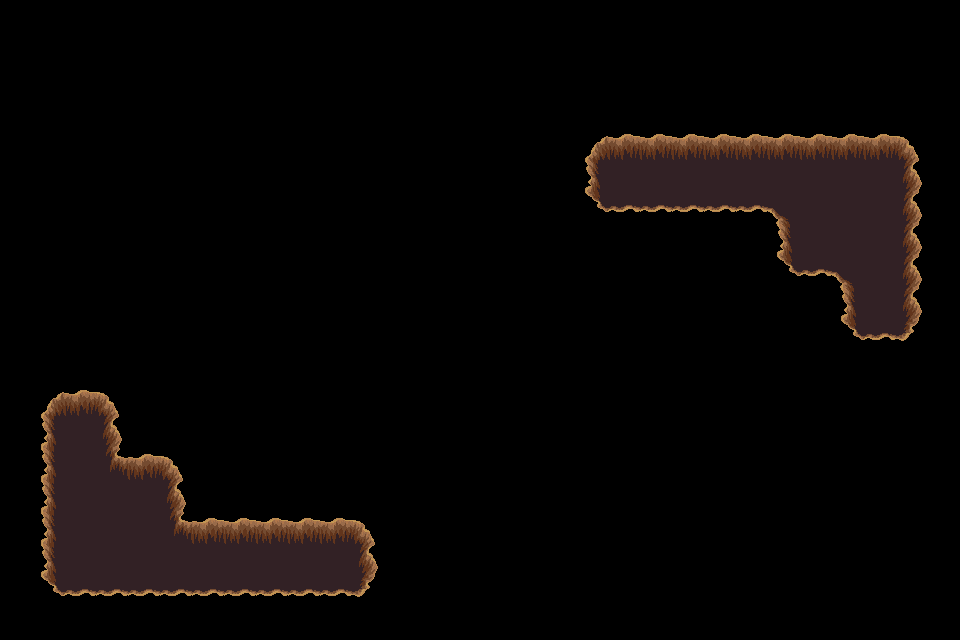

Tiled map render using the project's own tile images. Description and the whole map definition, tile-layer contents included, below:
An orthogonal 30x20 tile map with 32x32 px tiles, 1 tile layer (trou), 2 tilesets.

<map version="1.4" tiledversion="1.4.3" orientation="orthogonal" renderorder="right-down" width="30" height="20" tilewidth="32" tileheight="32" infinite="0" nextlayerid="9" nextobjectid="1">
 <tileset firstgid="1" source="../../dungeon_green.tsx" />
 <tileset firstgid="530" source="../../dungeon.tsx" />
 <layer id="8" name="trou" width="30" height="20">
  <data encoding="csv">
0,0,0,0,0,0,0,0,0,0,0,0,0,0,0,0,0,0,0,0,0,0,0,0,0,0,0,0,0,0,
0,0,0,0,0,0,0,0,0,0,0,0,0,0,0,0,0,0,0,0,0,0,0,0,0,0,0,0,0,0,
0,0,0,0,0,0,0,0,0,0,0,0,0,0,0,0,0,0,0,0,0,0,0,0,0,0,0,0,0,0,
0,0,0,0,0,0,0,0,0,0,0,0,0,0,0,0,0,0,0,0,0,0,0,0,0,0,0,0,0,0,
0,0,0,0,0,0,0,0,0,0,0,0,0,0,0,0,0,0,432,433,433,433,433,433,433,433,433,433,434,0,
0,0,0,0,0,0,0,0,0,0,0,0,0,0,0,0,0,0,455,456,456,456,456,456,456,456,456,456,457,0,
0,0,0,0,0,0,0,0,0,0,0,0,0,0,0,0,0,0,478,479,479,479,479,479,388,456,456,456,457,0,
0,0,0,0,0,0,0,0,0,0,0,0,0,0,0,0,0,0,0,0,0,0,0,0,455,456,456,456,457,0,
0,0,0,0,0,0,0,0,0,0,0,0,0,0,0,0,0,0,0,0,0,0,0,0,478,479,388,456,457,0,
0,0,0,0,0,0,0,0,0,0,0,0,0,0,0,0,0,0,0,0,0,0,0,0,0,0,455,456,457,0,
0,0,0,0,0,0,0,0,0,0,0,0,0,0,0,0,0,0,0,0,0,0,0,0,0,0,478,479,480,0,
0,0,0,0,0,0,0,0,0,0,0,0,0,0,0,0,0,0,0,0,0,0,0,0,0,0,0,0,0,0,
0,432,433,434,0,0,0,0,0,0,0,0,0,0,0,0,0,0,0,0,0,0,0,0,0,0,0,0,0,0,
0,455,456,457,0,0,0,0,0,0,0,0,0,0,0,0,0,0,0,0,0,0,0,0,0,0,0,0,0,0,
0,455,456,410,433,434,0,0,0,0,0,0,0,0,0,0,0,0,0,0,0,0,0,0,0,0,0,0,0,0,
0,455,456,456,456,457,0,0,0,0,0,0,0,0,0,0,0,0,0,0,0,0,0,0,0,0,0,0,0,0,
0,455,456,456,456,410,433,433,433,433,433,434,0,0,0,0,0,0,0,0,0,0,0,0,0,0,0,0,0,0,
0,455,456,456,456,456,456,456,456,456,456,457,0,0,0,0,0,0,0,0,0,0,0,0,0,0,0,0,0,0,
0,478,479,479,479,479,479,479,479,479,479,480,0,0,0,0,0,0,0,0,0,0,0,0,0,0,0,0,0,0,
0,0,0,0,0,0,0,0,0,0,0,0,0,0,0,0,0,0,0,0,0,0,0,0,0,0,0,0,0,0
</data>
 </layer>
</map>
